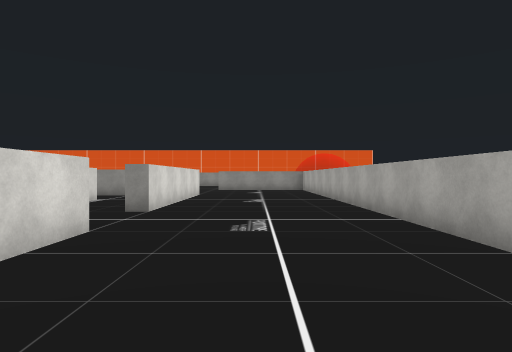
View 1 (above)

24 first-person views from a walk through a 3-D level made in the Unity game engine. The camera is 1.5 m above the floor, looks level and sees 75° across. The floor is counted in squares, 2 m on a side. Each view is taken from the middle of a square. On the plan, view 1 faces up. The plan holds only what a view shows up to about 11 squares ahead; the rest is blank. The place goes on beyond the plan. The player character is not drawn. Some surface patterns are stand-ins.

View 2
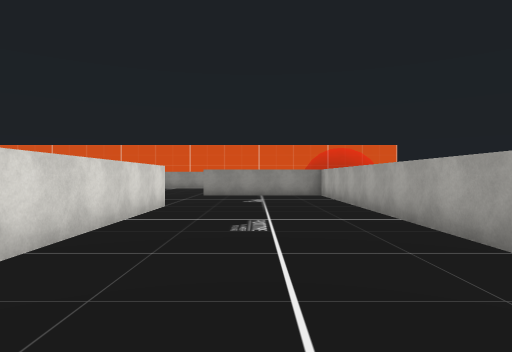

View 3
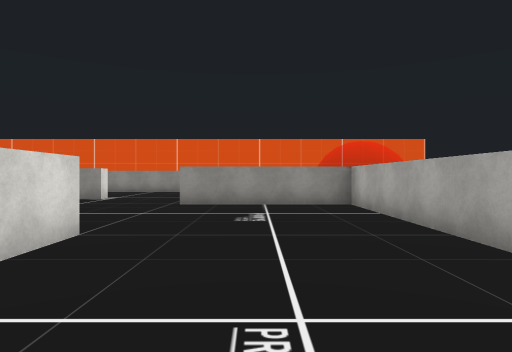

View 4
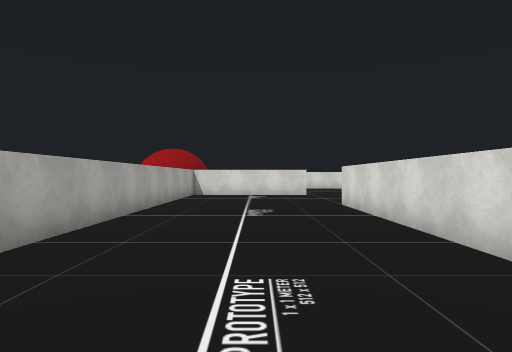

View 5
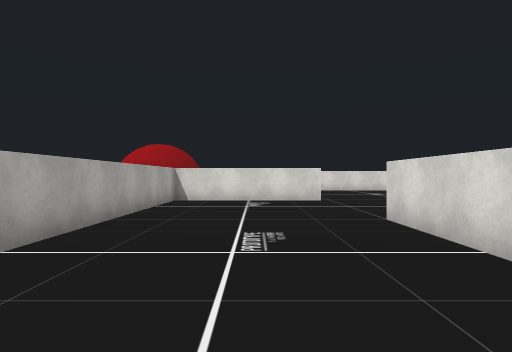

View 6
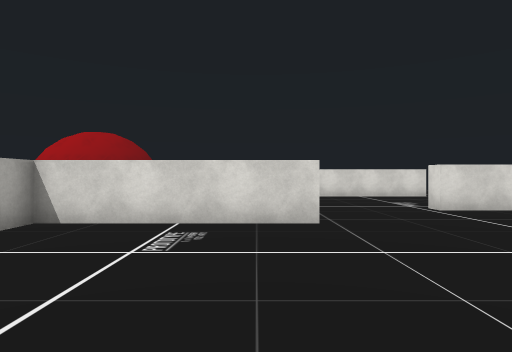

View 7
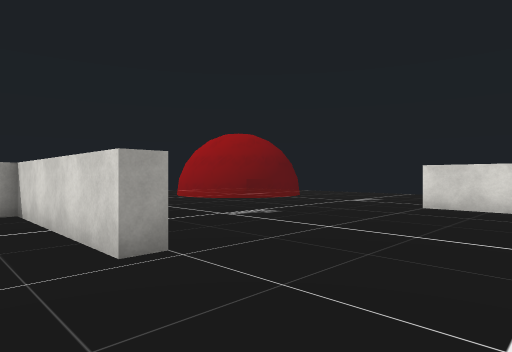

View 8
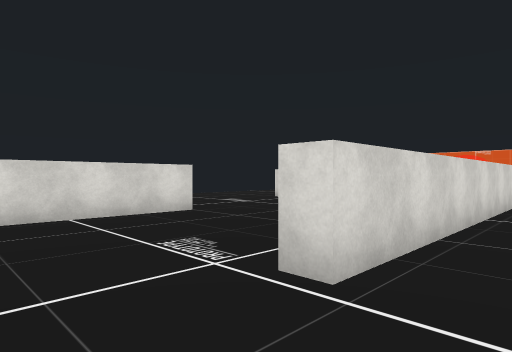

View 9
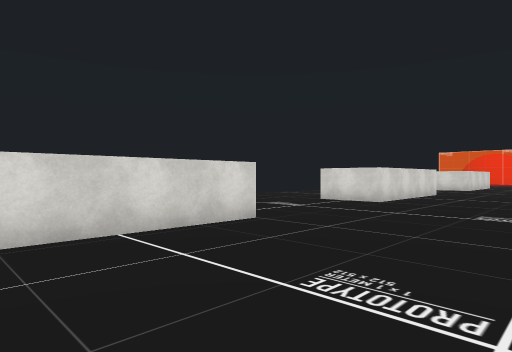

View 10
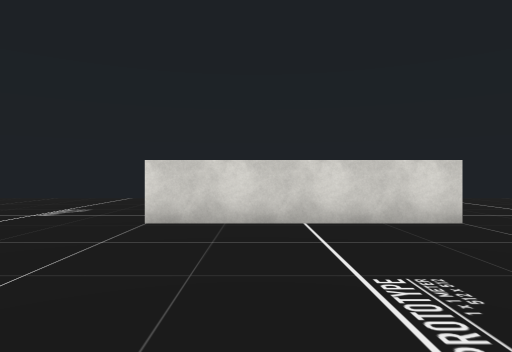

View 11
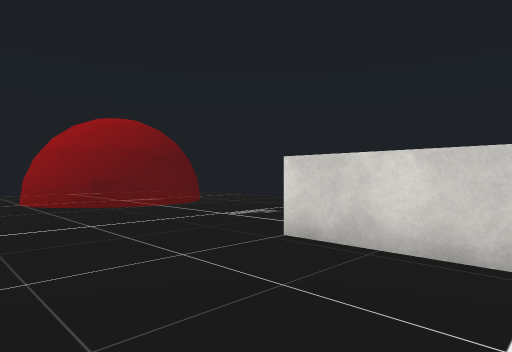

View 12
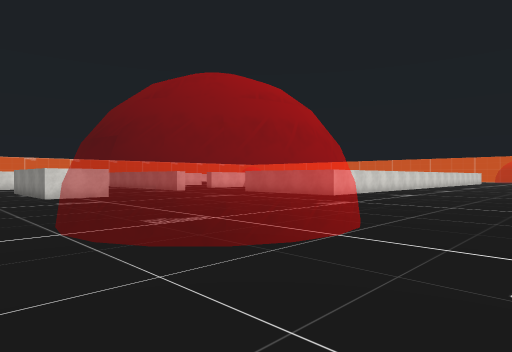

View 13
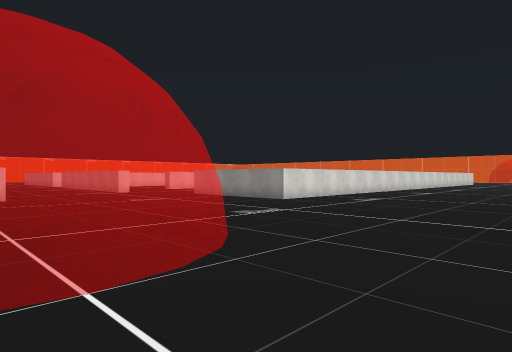

View 14
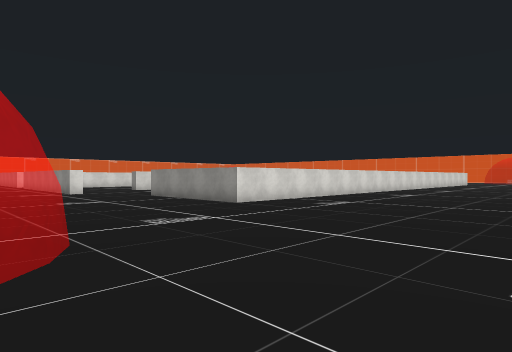

View 15
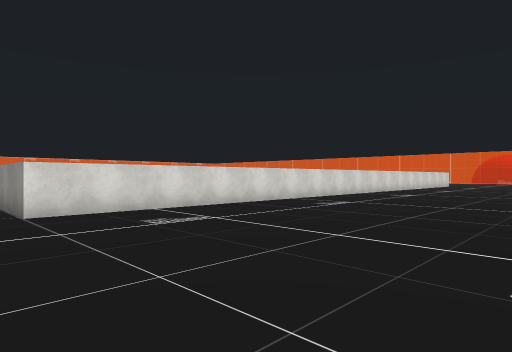

View 16
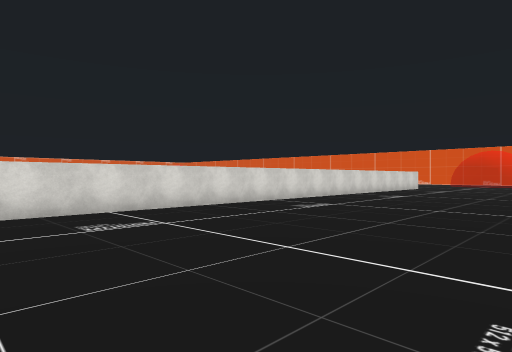

View 17
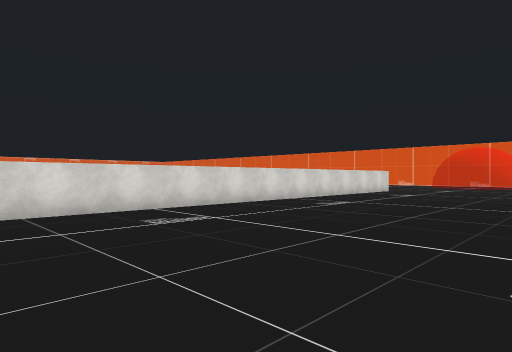

View 18
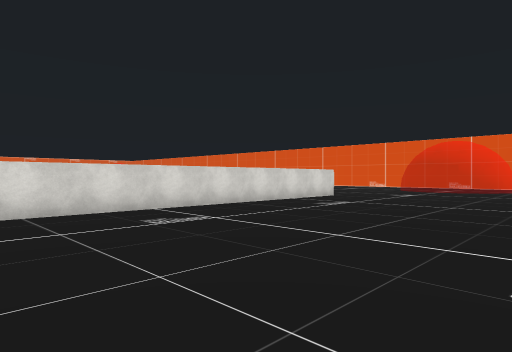

View 19
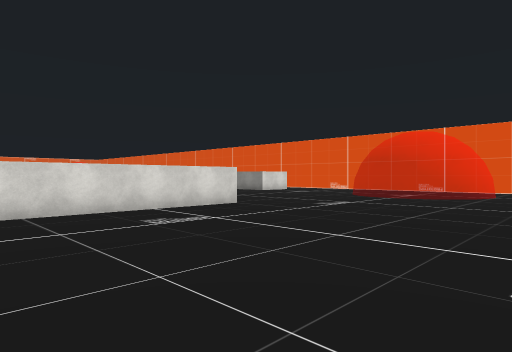

View 20
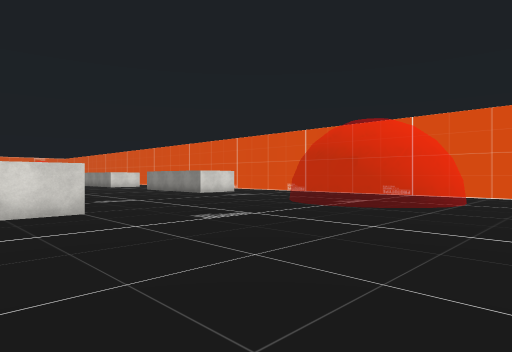

View 21
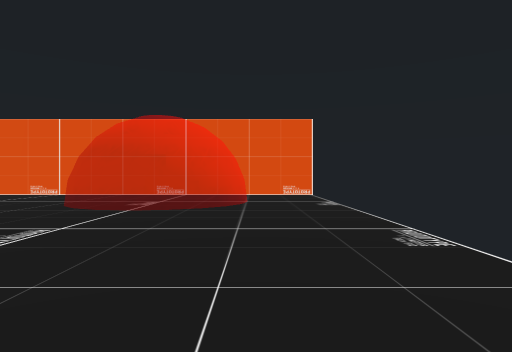

View 22
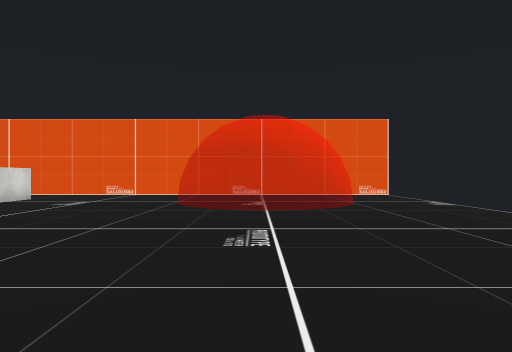

View 23
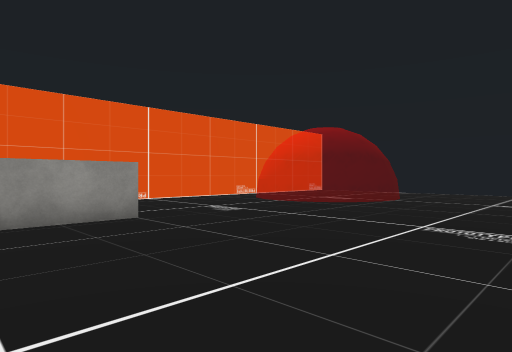

View 24
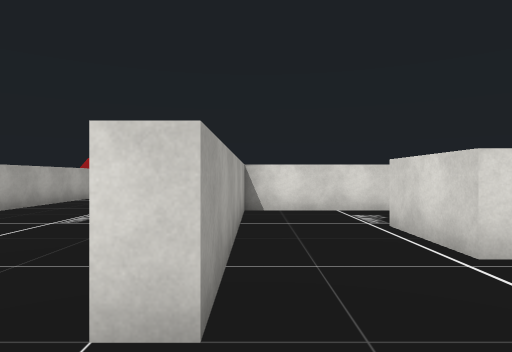

### Floor plan
Key: @ floor where view 1 was taken; # wall or solid block; . floor; = window, fence, low wall or low ledge.
Columns run from 15 left of view 1 to 10 right of it. Each row starts with its distance up from view 1.
 27              ......  ==...
 26             #.....=====...
 25            ##.....=====...
 24            ........====...
 23           ................
 22           ................
 21           ................
 20          ##...............
 19           ................
 18           ....#####.......
 17            .......#......
 16            .......#.......
 15             ......#.......
 14             ......#.......
 13             #.....#......
 12             #.....#.......
 11             #.....#.......
 10           #.#.....#.......
  9            .#.....#.......
  8            .#.....#......
  7             #.....#.......
  6             ......#.......
  5            .......#.......
  4           ..#.....#.......
  3           #.#.....#......
  2           #.#.....#.......
  1           #.#.....#.......
  0           ..#..@..#.......
 -1          ...#.....#......
 -2          ####.....#.......
 -3             ......#......
 -4            .......#.......
 -5           ........#.......
 -6           .......##.......
 -7         ......####.......
 -8     ......................
 -9   #########...............
-10   ........................
-11 ..........................
-12 ....................==....
-13  ..................====...
-14  ##.....#####.....=====...
-15   #.....    #.....=====...
-16     ...     .......====...
-17     ..        ...........
-18    ...        ...... ... .
-19    ..          .....

Positions as (right, up) in squares from view 1, and headings:
1: (0, 0), facing up
2: (0, 5), facing up
3: (0, 9), facing up
4: (0, 7), facing down
5: (0, 4), facing down
6: (-1, -1), facing down
7: (-5, -5), facing down-right
8: (-3, -7), facing down-left
9: (-3, -9), facing down-left
10: (-4, -8), facing down
11: (-5, -10), facing down-right
12: (10, -18), facing up-left
13: (10, -15), facing up-left
14: (10, -13), facing up-left
15: (10, -8), facing up-left
16: (10, -2), facing up-left
17: (10, 2), facing up-left
18: (10, 7), facing up-left
19: (10, 12), facing up-left
20: (10, 16), facing up-left
21: (8, 16), facing up
22: (5, 16), facing up
23: (-5, 19), facing up-right
24: (-3, 6), facing down
